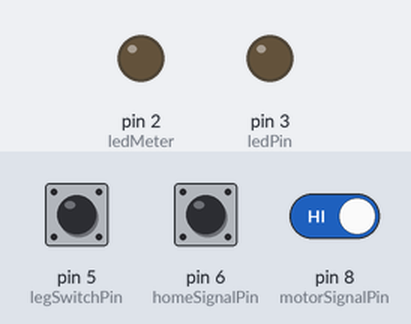
A sketch run on a simulated Arduino Mega 2560, built with avr-gcc and run on an emulated ATmega2560. On the bench: output pins drawn as LEDs (lit = HIGH). Inputs (shaded band) come from the test bench; at power-on: pin 8 (motorSignalPin) HIGH, pin 5 (legSwitchPin) HIGH, pin 6 (homeSignalPin) HIGH. Storage starts empty; what the sketch prints to the serial monitor is not drawn.

Above: at 2.3 s.
2.4 s: pin 8 (motorSignalPin) driven LOW
At 2.9 s:
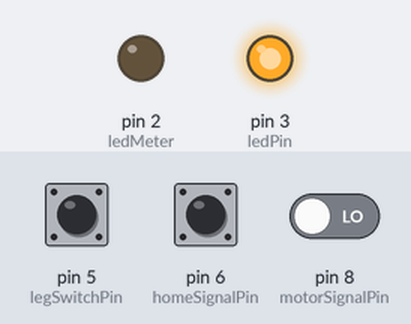
3.9 s: pin 8 (motorSignalPin) driven HIGH
At 5.3 s:
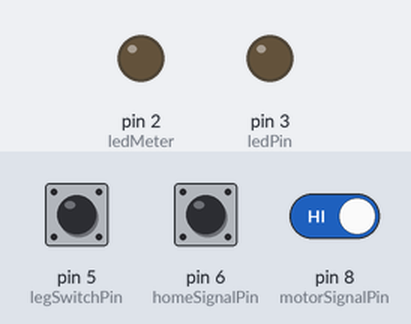
Timing chart, 0 to 6.9 s (numbered marks = the images above; inputs shaded):
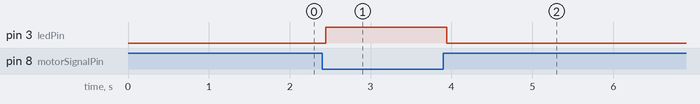

Measured:
- after the input at 2.4 s, pin 3 (ledPin): LOW → HIGH at once
- after the input at 3.9 s, pin 3 (ledPin): HIGH → LOW at once

The sketch:

data_collection_using_arduino.ino
```cpp
#include <SD.h>
#include <SPI.h>

const int chipSelect = 4;
const int ledPin = 3;
const int ledMeter = 2;
const int legSwitchPin = 5;    // Push button pin
const int motorSignalPin = 8;  // Pin to read motor signal/LED status
bool systemStarted = false;
const int homeSignalPin = 6;
int previousHomeState = -1;       // Track home signal changes
int previousMotorState = -1;
bool isHomePosition = false;

int step = 1;
int fileIndex = 1;

void setup() {
  pinMode(ledPin, OUTPUT);
  pinMode(ledMeter, OUTPUT);
  pinMode(legSwitchPin, INPUT_PULLUP);
  pinMode(homeSignalPin, INPUT_PULLUP);
  pinMode(motorSignalPin, INPUT);

  Serial.begin(38400);
  while (!Serial) {
    ;  // Wait for serial port to connect
  }

  Serial.println("SD card Initializing...");
  if (!SD.begin(chipSelect)) {
    Serial.println("SD card initialization failed!");
    return;
  }
  Serial.println("SD card initialized.");
  delay(300);

  Serial.println("Checking connection from Hioki...");
  Serial1.begin(38400);
  delay(500);
  Serial.println("Serial1 initialized");
  Serial.println("Sending command and getting response from Hioki...");

  Serial1.print("*IDN?\n");
  delay(300);

  String responseBack = "";
  while (Serial1.available()) {
    char d = Serial1.read();
    responseBack += d;
  }

  if (responseBack.length() > 0) {
    Serial.println("Hioki RM3545-02 Response:");
    digitalWrite(ledMeter, HIGH);
    Serial.println(responseBack);
  } else {
    Serial.println("No response from Hioki!");
  }

}

void writeToSdCard(String data) {
  String filename = "data" + String(fileIndex) + ".txt";
  File file = SD.open(filename, FILE_WRITE);
  if (file) {
    file.println("Step " + String(step) + ", " + data);
    file.close();
    delay(10);
  } else {
    Serial.println("Data write failed!");
  }
}

String readFromHioki() {
  Serial1.print("FETC?\n");
  delay(10);
  String response = "";
  while (Serial1.available()) {
    char c = Serial1.read();
    response += c;
  }
  return response;
}

String formatHiokiData(String rawData) {
  rawData.trim();
  float value = rawData.toFloat();
  value *= 1000;
  if (value > 99999) {
    value = 9999;
  }
  // Format the value to two decimal places with unit "m Ohms"
  char formattedValue[15];
  snprintf(formattedValue, sizeof(formattedValue),"%.2f",  value);

  return String(formattedValue);
}
void loop() {
  // Read the leg switch state
  int legSwitchState = digitalRead(legSwitchPin);

  // Check if the leg switch is activated
  if (legSwitchState == HIGH) {
    // Enter monitoring loop
    while (true) {
      // Read the current motor and home signal states
      int currentMotorState = digitalRead(motorSignalPin);
      int currentHomeState = digitalRead(homeSignalPin);

      // Detect motor state change
      if (currentMotorState != previousMotorState) {
        previousMotorState = currentMotorState;

        if (currentMotorState == HIGH) {  // Motor stopped
          digitalWrite(ledPin, LOW);
          delay(200);
          if (isHomePosition) {

            String hiokiData = readFromHioki();
            if (hiokiData.length() > 0) {
              String formattedData = formatHiokiData(hiokiData);
              writeToSdCard(formattedData);  // Write as final step
              Serial.println( String(step) +","+ formattedData);
              delay(10);
              step = 1;      // Reset for next recording
              fileIndex = 1; // Reset step count
            }
          } else {

            String hiokiData = readFromHioki();
            if (hiokiData.length() > 0) {
              String formattedData = formatHiokiData(hiokiData);
              writeToSdCard(formattedData);  // Write as current step
              Serial.println( String(step) +","+ formattedData);
              step++;        // Increment for next recording
              fileIndex++;
            }
          }
        } else {  // Motor moving
          digitalWrite(ledPin, HIGH);
        }
      }

      // Detect home position state change
      if (currentHomeState != previousHomeState) {
        previousHomeState = currentHomeState;

        if (currentHomeState == HIGH) {
          delay(10);
          isHomePosition = true;
        } else {
          delay(10);
          isHomePosition = false;
        }
      }

      legSwitchState = digitalRead(legSwitchPin);
      delay(50);
      // Exit monitoring loop if leg switch is deactivated
      if (legSwitchState == LOW) {
        break;
      }

      delay(50);
    }
  }
}
```
